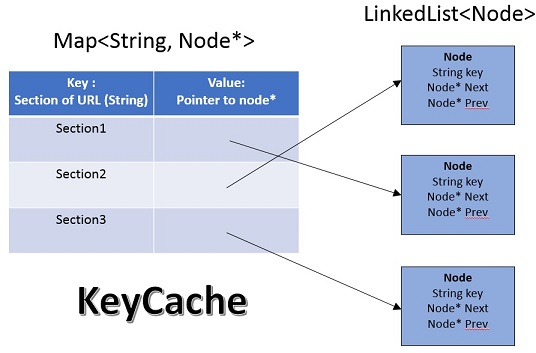
#> input picture Solution/Images/KeyCache.jpg, 536 x 353 px
$ python invert.py ../Solution/Images/KeyCache.jpg
#> lines starting #> are read from the running program, lines starting #| are printed output that depends on the picture
import os
import sys
from PIL import Image


def invert_image_colors():
    # 1. Check if the filename was actually provided on the command line
    # sys.argv[0] is the script name itself, sys.argv[1] is the first argument
    if len(sys.argv) < 2:
        print("Error: Missing image filename.")
        print("Usage: python invert.py <filename.jpg>")
        sys.exit(1)

    file_name = sys.argv[1]

    # 2. Check if the file exists
    if not os.path.exists(file_name):
        print(f"Error: The file '{file_name}' could not be found.")
        sys.exit(1)

    try:
        # 3. Open and convert to RGB
        with Image.open(file_name) as img:
#> img is the input picture: PIL image 536x353 RGB; mean R, G, B 211.5, 218.9, 233.7
            rgb_img = img.convert("RGB")

            print(f"Inverting pixels for '{file_name}'...")

            # 4. Perform the 255 - x inversion math
            inverted_img = Image.eval(rgb_img, lambda x: 255 - x)
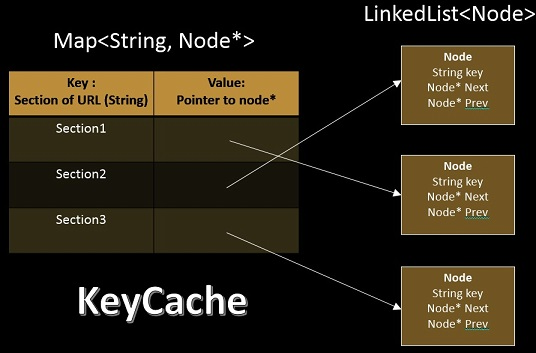
#> inverted_img: PIL image 536x353 RGB; mean R, G, B 43.5, 36.1, 21.3

            # 5. Generate output name and save
            name, ext = os.path.splitext(file_name)
            output_name = f"{name}_inverted{ext}"

            inverted_img.save(output_name)
            print(f"Success! Saved as: {output_name}")

    except Exception as e:
        print(f"An error occurred: {e}")
        sys.exit(1)


if __name__ == "__main__":
    invert_image_colors()
